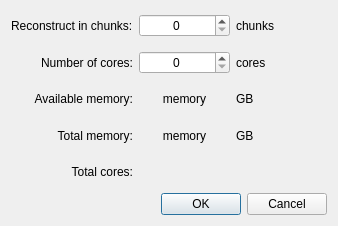
<?xml version="1.0" encoding="UTF-8"?>
<ui version="4.0">
 <class>Dialog</class>
 <widget class="QDialog" name="Dialog">
  <property name="geometry">
   <rect>
    <x>0</x>
    <y>0</y>
    <width>338</width>
    <height>226</height>
   </rect>
  </property>
  <property name="windowTitle">
   <string>Local Job Parameters</string>
  </property>
  <layout class="QGridLayout" name="gridLayout">
   <item row="5" column="1">
    <widget class="QLabel" name="core_label">
     <property name="text">
      <string/>
     </property>
     <property name="alignment">
      <set>Qt::AlignCenter</set>
     </property>
    </widget>
   </item>
   <item row="3" column="0">
    <widget class="QLabel" name="label_3">
     <property name="text">
      <string>Available memory:</string>
     </property>
     <property name="alignment">
      <set>Qt::AlignRight|Qt::AlignTrailing|Qt::AlignVCenter</set>
     </property>
    </widget>
   </item>
   <item row="3" column="1">
    <layout class="QHBoxLayout" name="horizontalLayout">
     <property name="sizeConstraint">
      <enum>QLayout::SetMinimumSize</enum>
     </property>
     <item>
      <widget class="QLabel" name="avb_mem_label">
       <property name="text">
        <string>memory</string>
       </property>
       <property name="alignment">
        <set>Qt::AlignCenter</set>
       </property>
      </widget>
     </item>
     <item>
      <widget class="QLabel" name="label_6">
       <property name="text">
        <string>GB</string>
       </property>
      </widget>
     </item>
    </layout>
   </item>
   <item row="1" column="0">
    <widget class="QLabel" name="label">
     <property name="text">
      <string>Number of cores:</string>
     </property>
     <property name="alignment">
      <set>Qt::AlignRight|Qt::AlignTrailing|Qt::AlignVCenter</set>
     </property>
    </widget>
   </item>
   <item row="0" column="1">
    <layout class="QHBoxLayout" name="horizontalLayout_3">
     <item>
      <widget class="QSpinBox" name="chunk_spinBox">
       <property name="alignment">
        <set>Qt::AlignCenter</set>
       </property>
      </widget>
     </item>
     <item>
      <widget class="QLabel" name="label_4">
       <property name="text">
        <string>chunks</string>
       </property>
      </widget>
     </item>
    </layout>
   </item>
   <item row="8" column="1">
    <widget class="QDialogButtonBox" name="buttonBox">
     <property name="orientation">
      <enum>Qt::Horizontal</enum>
     </property>
     <property name="standardButtons">
      <set>QDialogButtonBox::Cancel|QDialogButtonBox::Ok</set>
     </property>
    </widget>
   </item>
   <item row="1" column="1">
    <layout class="QHBoxLayout" name="horizontalLayout_4">
     <item>
      <widget class="QSpinBox" name="core_spinBox">
       <property name="alignment">
        <set>Qt::AlignCenter</set>
       </property>
      </widget>
     </item>
     <item>
      <widget class="QLabel" name="label_5">
       <property name="text">
        <string>cores</string>
       </property>
      </widget>
     </item>
    </layout>
   </item>
   <item row="4" column="0">
    <widget class="QLabel" name="label_10">
     <property name="text">
      <string>Total memory:</string>
     </property>
     <property name="alignment">
      <set>Qt::AlignRight|Qt::AlignTrailing|Qt::AlignVCenter</set>
     </property>
    </widget>
   </item>
   <item row="0" column="0">
    <widget class="QLabel" name="label_8">
     <property name="text">
      <string>Reconstruct in chunks:</string>
     </property>
    </widget>
   </item>
   <item row="4" column="1">
    <layout class="QHBoxLayout" name="horizontalLayout_6">
     <item>
      <widget class="QLabel" name="tot_mem_label">
       <property name="text">
        <string>memory</string>
       </property>
       <property name="alignment">
        <set>Qt::AlignCenter</set>
       </property>
      </widget>
     </item>
     <item>
      <widget class="QLabel" name="label_12">
       <property name="text">
        <string>GB</string>
       </property>
      </widget>
     </item>
    </layout>
   </item>
   <item row="5" column="0">
    <widget class="QLabel" name="label_2">
     <property name="text">
      <string>Total cores:</string>
     </property>
     <property name="alignment">
      <set>Qt::AlignRight|Qt::AlignTrailing|Qt::AlignVCenter</set>
     </property>
    </widget>
   </item>
  </layout>
 </widget>
 <resources/>
 <connections>
  <connection>
   <sender>buttonBox</sender>
   <signal>accepted()</signal>
   <receiver>Dialog</receiver>
   <slot>accept()</slot>
   <hints>
    <hint type="sourcelabel">
     <x>248</x>
     <y>254</y>
    </hint>
    <hint type="destinationlabel">
     <x>157</x>
     <y>274</y>
    </hint>
   </hints>
  </connection>
  <connection>
   <sender>buttonBox</sender>
   <signal>rejected()</signal>
   <receiver>Dialog</receiver>
   <slot>reject()</slot>
   <hints>
    <hint type="sourcelabel">
     <x>316</x>
     <y>260</y>
    </hint>
    <hint type="destinationlabel">
     <x>286</x>
     <y>274</y>
    </hint>
   </hints>
  </connection>
 </connections>
</ui>
